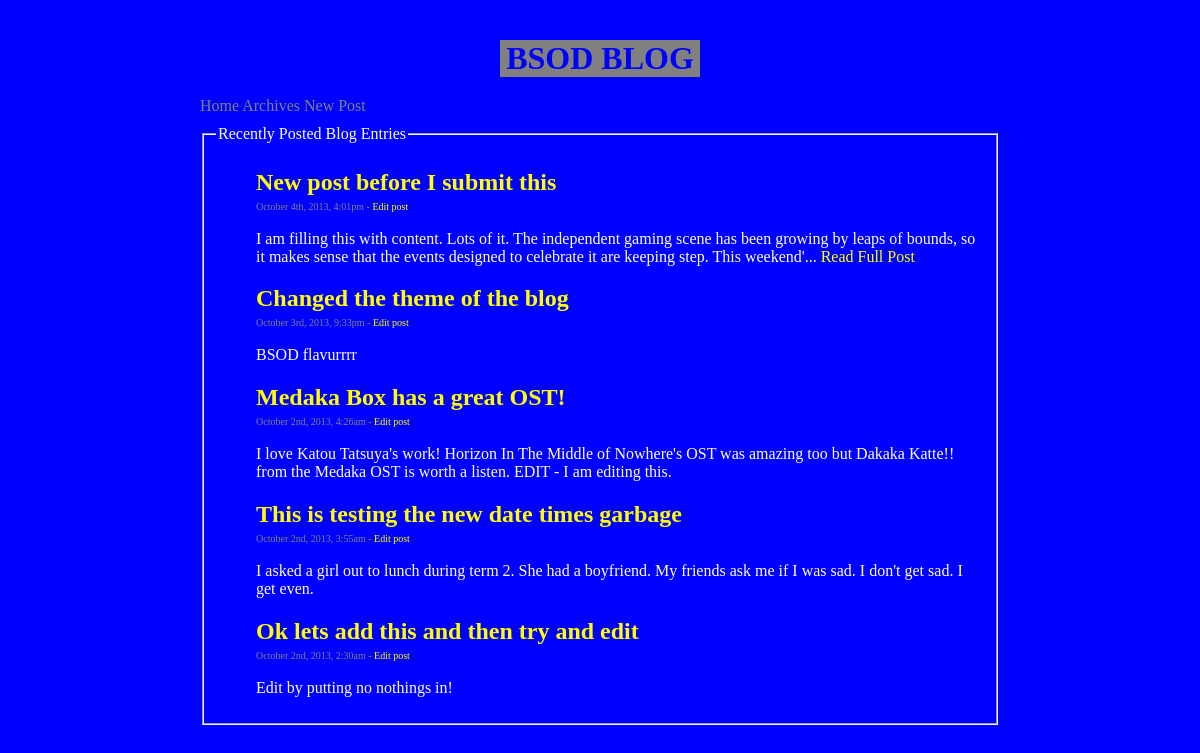
The page / on the database its author committed.
### tables this page shows
CREATE TABLE IF NOT EXISTS `blog` (
  `id` int(11) NOT NULL AUTO_INCREMENT,
  `date` timestamp NOT NULL DEFAULT CURRENT_TIMESTAMP,
  `title` varchar(255) NOT NULL,
  `content` varchar(10000) NOT NULL,
  PRIMARY KEY (`id`)
);

### index.php (the view, shortened to what this page needs)
<!DOCTYPE html>
<?php
    require("connect.php");
    $sql="SELECT * FROM blog
                   ORDER BY id DESC";
    $result = $db->query($sql);
    function get_previous_posts($result)
    {
        if ($result->num_rows == 0)
        {
            echo "<ul><li> There are no posts </li></ul>";
        }
        else
        {
            echo "<ul>";
           for ($i = 0; $i < 5; $i++)
            {
            	$row = $result->fetch_assoc();
            	if (strlen($row["content"]) > 200)
            	{
            		$content_200 = substr($row["content"], 0, 200);
            		echo "<li>" . "<h2>" . "<a href='fullpost.php?id={$row["id"]}'>" . $row["title"] . "</a>" . "</h2>" .
                         "<span class='tiny'>" . date_format(date_create($row["date"]), 'F jS\, Y\, g:ia') .
                         " - <a href='editpost.php?id={$row["id"]}'>" . "Edit post" . "</a>" . "</span>" .
		             	 "<p>" . $content_200 . "... <a href='fullpost.php?id={$row["id"]}'>" .
		            	 "Read Full Post" . "</a>" . "</p>" . "</li>";
            	}
            	elseif (strlen($row["content"]) > 0)
            	{
	                echo "<li>" . "<h2>" . "<a href='fullpost.php?id={$row["id"]}'>" . $row["title"] . "</a>" . "</h2>" .
		                 "<span class='tiny'>" . date_format(date_create($row["date"]), 'F jS\, Y\, g:ia') .
                         " - <a href='editpost.php?id={$row["id"]}'>" . "Edit post" . "</a>" . "</span>" .
		                 "<p>" . $row["content"] . "</p>" . "</li>";
	            }
            }
            echo "</ul>";
        }
    }
?>
<html xmlns="http://www.w3.org/1999/xhtml" xml:lang="en" lang="en">
    <head>
        <link rel="stylesheet" type="text/css" href="assignment4.css" />
    </head>
   	<body>
   		<div id="topPart">
   			<h1>BSOD BLOG</h1>
   			<div id="neckPart">
   				<a href="index.php">Home</a>
   				<a href="archive.php">Archives</a>
   				<a href="newpost.php">New Post</a>
   			</div>
   		</div>
   		<div id="main">
   			<fieldset>
   				<legend>Recently Posted Blog Entries</legend>
   				<?php get_previous_posts($result)?>
   			</fieldset>
   		</div>
   	</body>
</html>

### assignment4.css (style rules this page uses)
body { background-color: blue; color: white; font-family: "Lucida Console"; margin: 0px auto 40px auto; width: 800px; }
h1 { background-color: gray; color: blue; width: 200px; text-align: center; margin: 40px auto 20px auto; }
#neckPart { margin-bottom: 10px; }
#neckPart a { text-decoration: none; color: gray; }
ul li a, ul li a:focus { text-decoration: none; color: yellow; }
h2 { margin-bottom: 0px; }
ul { list-style: none; }
.tiny { color: gray; font-size: 10px; }

### rows shown on the page
blog: title "New post before I submit this", date "October 4th, 2013, 4:01pm", content "I am filling this with content. Lots of it. The independent gaming scene has been growing by leaps of bounds, so it makes sense that the events designed to celebrate it are keeping step. This weekend'"
blog: title "Changed the theme of the blog", date "October 3rd, 2013, 9:33pm", content "BSOD flavurrrr"
blog: title "Medaka Box has a great OST!", date "October 2nd, 2013, 4:26am", content "I love Katou Tatsuya's work! Horizon In The Middle of Nowhere's OST was amazing too but Dakaka Katte!! from the Medaka OST is worth a listen. EDIT - I am editing this."
blog: title "This is testing the new date times garbage", date "October 2nd, 2013, 3:55am", content "I asked a girl out to lunch during term 2. She had a boyfriend. My friends ask me if I was sad. I don't get sad. I get even."
blog: title "Ok lets add this and then try and edit", date "October 2nd, 2013, 2:30am", content "Edit by putting no nothings in!"
